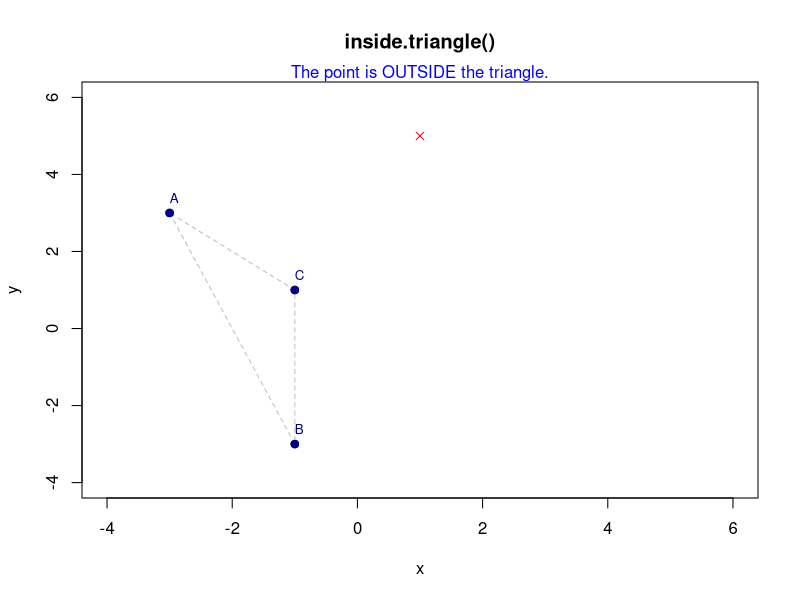

This figure's R source:

#NOTE: An alternative to inside.triangle.R:

#Use this function to find if a point in the Cartesian plane
#is inside, outside, or on a triangle formed by three other points.
#Results are summarized graphically.

#Input requires four 2-D vectors, the first three of which are the
#triangle, and the fourth is the query point.
#Random point generation and function call are included for testing.

#Copy-and-paste this whole document into R Console, or a new R script window.

inside.triangle=function(A,B,C,X)
{###Begin function
  
  ############################################
  ## Primary check:  Correct input format?
  
  lengths=c( length(A), length(B), length(C), length(X) )
  
  if ( sum(lengths)!=8 )
  {stop("One or more input arguments are not 2-D vectors.")}
  
  ##################################################################
  ## Initializing
  ##
  ## Vectors x, y, x.p, y.p, min.p, max.p, lab are used for plotting.
  ## Vectors AB, BC, CA are used for cross product analysis
  
  x = c( A[1], B[1], C[1] )
  y = c( A[2], B[2], C[2] )
  
  x.p = c( x, A[1] )
  y.p = c( y, A[2] )
  
  min.p = min( c(x.p, y.p, X) ) - 1
  max.p = max( c(x.p, y.p, X) ) + 1
  
  lab = c("A", "B", "C")
  
  AB = c( B[1]-A[1] , B[2]-A[2] )
  BC = c( C[1]-B[1] , C[2]-B[2] ) 
  CA = c( A[1]-C[1] , A[2]-C[2] ) 
  
  ##########################################
  #Secondary check: Is ABC a triangle?
  #2 cases checked:
  #1.  Any points A, B, C are the same.
  #2.  Any points A, B, C are co-linear.
  
  if ( sum(A==B)==2 | sum(A==C)==2 | sum(B==C)==2 )
  {output="ABC is not a triangle."}
  
  check.tri=c(  AB[1]*BC[2]-AB[2]*BC[1], 
                BC[1]*CA[2]-BC[2]*CA[1], 
                CA[1]*AB[2]-CA[2]*AB[1]  )
  
  if ( 0 %in% check.tri )
  {output="ABC is not a triangle."
   
  }else{#open 1st else
    
    ############################
    #Check for X on vertex
    if ( sum(A==X)==2 | sum(A==X)==2 | sum(B==X)==2 )
    {output="The point is ON the triangle."
     
    }else{#open 2nd else
      
      ############################
      #Cross Product Analysis 
      
      A.X = c( X[1]-A[1] , X[2]-A[2] ) 
      B.X = c( X[1]-B[1] , X[2]-B[2] ) 
      C.X = c( X[1]-C[1] , X[2]-C[2] ) 
      
      cross.prod = c( AB[1]*A.X[2] - AB[2]*A.X[1] , 
                      BC[1]*B.X[2] - BC[2]*B.X[1] , 
                      CA[1]*C.X[2] - CA[2]*C.X[1] )
      
      ###########################
      #Circumcenter Analysis
      
      D = 2*( A[1]*(B[2]-C[2]) + 
                B[1]*(C[2]-A[2]) +
                C[1]*(A[2]-B[2]) )
      
      cen.x = ( (A[2]^2 + A[1]^2)*(B[2] - C[2]) +
                  (B[2]^2 + B[1]^2)*(C[2] - A[2]) +
                  (C[2]^2 + C[1]^2)*(A[2] - B[2]) ) / D
      
      cen.y = ( (A[2]^2 + A[1]^2)*(C[1] - B[1]) +
                  (B[2]^2 + B[1]^2)*(A[1] - C[1]) +
                  (C[2]^2 + C[1]^2)*(B[1] - A[1]) ) / D
      
      d.cen.X = sqrt ( (X[1]-cen.x)^2 + (X[2]-cen.y)^2 )
      radius.A = sqrt( (A[1]-cen.x)^2 + (A[2]-cen.y)^2 )
      radius.B = sqrt( (B[1]-cen.x)^2 + (B[2]-cen.y)^2 )
      radius.C = sqrt( (C[1]-cen.x)^2 + (C[2]-cen.y)^2 )
      radius   = mean( c( radius.A, radius.B, radius.C))
      
      if (  0 %in% cross.prod & ((radius)<d.cen.X) )  
      {output="The point is OUTSIDE the triangle."
       
      }else{#open 3rd else
        
        if ( (cross.prod[1]==0) | (cross.prod[2]==0) | (cross.prod[3]==0) )
        {output="The point is ON the triangle."
         
        }else{#open 4th else
          
          #######################################################
          #Analsysis for query points in/out of the triangle
          
          sign=numeric(3)
          for (i in 1:3) {sign[i]= cross.prod[i]<0}
          if (  (sum(sign)==3)  | (sum(sign)==0) )
            
          {output="The point is INSIDE the triangle."
          }else{
            output="The point is OUTSIDE the triangle."}
          
          ###################
          #Brace closing
          
        }#close 4th else
      }#close 3rd else
    }#close 2nd else
  }#close 1st else
  
  #########################
  #Triangle-point plot
  
  plot( x,
        y, 
        xlim = c(min.p, max.p), 
        ylim = c(min.p, max.p), 
        main="inside.triangle()" )
  
  mtext(output, col="blue")
  lines(x.p,y.p,type="l",lty=2, col="gray")
  points(x,y, pch=19, col="darkblue")
  text(x,y, labels=lab, col="darkblue", cex=.8, adj=c(0,-1) )
  points(X[1], X[2], pch=4, col="red")
  
  ############
  #Output
  return(output)
  
}#End function

###########################################################
#A,B,C,X are drawn from a narrow range below to increase
#the chances of generating query points in the triangle, 
#but the min/max settings (i.e., -5 and 5) may be changed at will.

#Changing the 2 to any other number will create an error.

A = c( round(runif(2,-5,5)) )
B = c( round(runif(2,-5,5)) )
C = c( round(runif(2,-5,5)) )
X = c( round(runif(2,-5,5)) )

inside.triangle(A,B,C,X)  
